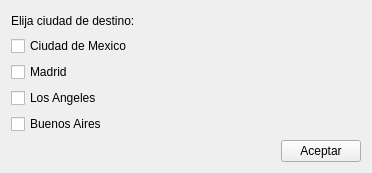
<?xml version="1.0" encoding="UTF-8"?>
<ui version="4.0">
 <class>Widget</class>
 <widget class="QWidget" name="Widget">
  <property name="geometry">
   <rect>
    <x>0</x>
    <y>0</y>
    <width>372</width>
    <height>173</height>
   </rect>
  </property>
  <property name="windowTitle">
   <string>Widget</string>
  </property>
  <layout class="QVBoxLayout" name="verticalLayout_2">
   <item>
    <widget class="QLabel" name="label">
     <property name="text">
      <string>Elija ciudad de destino: </string>
     </property>
    </widget>
   </item>
   <item>
    <layout class="QVBoxLayout" name="verticalLayout">
     <item>
      <widget class="QCheckBox" name="mexico">
       <property name="text">
        <string>Ciudad de Mexico</string>
       </property>
      </widget>
     </item>
     <item>
      <widget class="QCheckBox" name="madrid">
       <property name="text">
        <string>Madrid</string>
       </property>
      </widget>
     </item>
     <item>
      <widget class="QCheckBox" name="losAngeles">
       <property name="text">
        <string>Los Angeles</string>
       </property>
      </widget>
     </item>
     <item>
      <widget class="QCheckBox" name="buenosAires">
       <property name="text">
        <string>Buenos Aires</string>
       </property>
      </widget>
     </item>
    </layout>
   </item>
   <item>
    <layout class="QHBoxLayout" name="horizontalLayout">
     <item>
      <spacer name="horizontalSpacer_2">
       <property name="orientation">
        <enum>Qt::Horizontal</enum>
       </property>
       <property name="sizeHint" stdset="0">
        <size>
         <width>40</width>
         <height>20</height>
        </size>
       </property>
      </spacer>
     </item>
     <item>
      <widget class="QPushButton" name="aceptar">
       <property name="text">
        <string>Aceptar</string>
       </property>
      </widget>
     </item>
    </layout>
   </item>
  </layout>
 </widget>
 <layoutdefault spacing="6" margin="11"/>
 <resources/>
 <connections/>
</ui>
